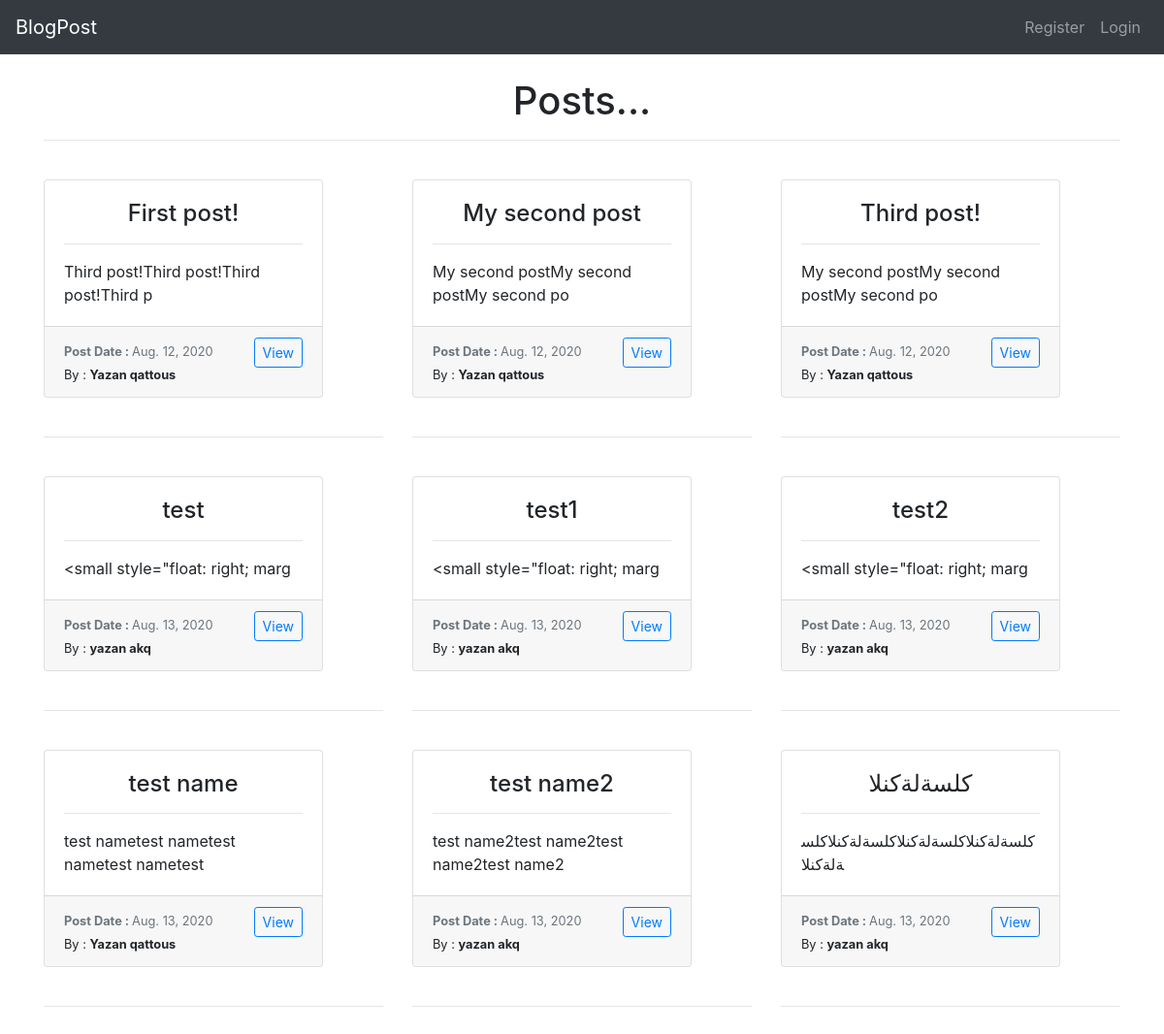
Before: / with the older database file.
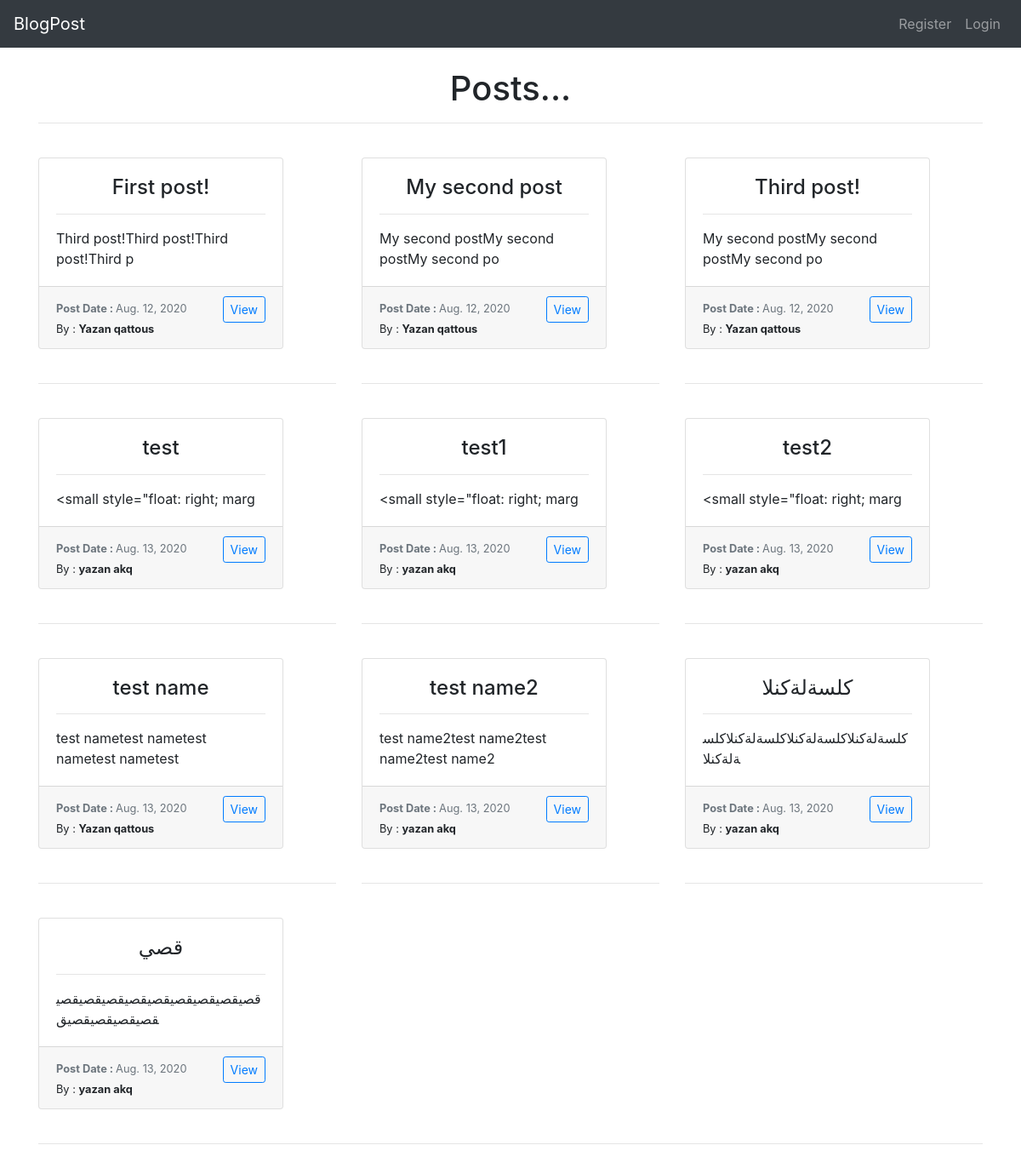
After: the same page with the newer database file.
### BlogApp/models.py (models this page shows, shortened)
class List(models.Model):
	title = models.CharField(max_length=255)
	page_title= models.CharField(max_length=255)
	author = models.ForeignKey(User, on_delete=models.CASCADE)
	body= models.TextField()
	Post_date = models.DateField(auto_now_add=True)

### BlogApp/views.py (the view)
# urls.py: path('', views.home, name='home'),
def home(request):
	form = List.objects.all()
	context = {'form':form}
	return render(request, 'home.html', context)

### BlogApp/templates/home.html (shortened to what this page needs)
{% extends 'base.html' %}
{% block content %}
<!DOCTYPE html>
<html>
<head>
</head>
<body>
	<h1 class="text-center">Posts...</h1>
	<hr>
	<br>
<div class="row">
{% if form %}
	{% for list in form %}
		<div class="col-sm">
		<div class="card" style="width: 18rem;">
	  <div class="card-body">
	    <h4  class="text-center" class="card-title">{{ list.title }}</h4>
	    <hr>
	    <p class="card-text">{{ list.body|slice:40 }}</p>
	  </div>
	   <div class="card-footer">
      <small class="text-muted"><strong>Post Date : </strong>
      {{ list.Post_date }}</small>
      <a style="float:right; margin-top: -1px;" class="btn btn-outline-primary btn-sm " href="{% url 'PostDetail' list.pk %}">View</a><br>
      <small
	   >By : <strong>  {{ list.author.first_name }} {{ list.author.last_name }}</strong></small>
  </div>
	</div>
	<br>
	<hr>
	<br>
</div>
	{% endfor %}
{% endif %}
</div>
</body>
</html>
{% endblock %}

### BlogApp/templates/base.html (shortened to what this page needs)
<!doctype html>
<html lang="en">
  <head>
    <link rel="stylesheet" href="https://stackpath.bootstrapcdn.com/bootstrap/4.5.2/css/bootstrap.min.css">
  </head>
  <body>
    <nav class="navbar navbar-expand-lg navbar-dark bg-dark">
  <a class="navbar-brand" href="{% url 'home' %}">BlogPost</a>
  <div class="collapse navbar-collapse" id="navbarNav">
    {% if user.is_authenticated %}
      <ul class="navbar-nav">
      <li class="nav-item active">
        <a class="nav-link" href="{% url 'add_post' %}">Add Post<span class="sr-only">(current)</span></a>
      </li>
    </ul>
    <ul class="navbar-nav ml-auto">
      <li class="nav-item">
        <a class="nav-link" href="{% url 'Edit_Profile' %}">Edit Profile</a>
      </li>
      <li class="nav-item">
        <a class="nav-link" href="{% url 'logout_user' %}">Logout</a>
      </li>
    </ul>
    {% else %}
      <ul class="navbar-nav ml-auto">
        <li class="nav-item">
        <a class="nav-link" href="{% url 'register' %}">Register</a>
        </li>
         <li class="nav-item">
        <a class="nav-link" href="{% url 'login_user' %}">Login</a>
      </li>
    </ul>
    {% endif %}
  </div>
</nav>
    <br>
  <div class="container">
    {% block content %}
    {% endblock %}
  </div>
  </body>
</html>

Changed rows visible on the page:
added List: title "قصي", body "قصيقصيقصيقصيقصيقصيقصيقصيقصيقصيقصيقصيقصيق", Post_date "Aug. 13, 2020", author.first_name "yazan", author.last_name "akq"
